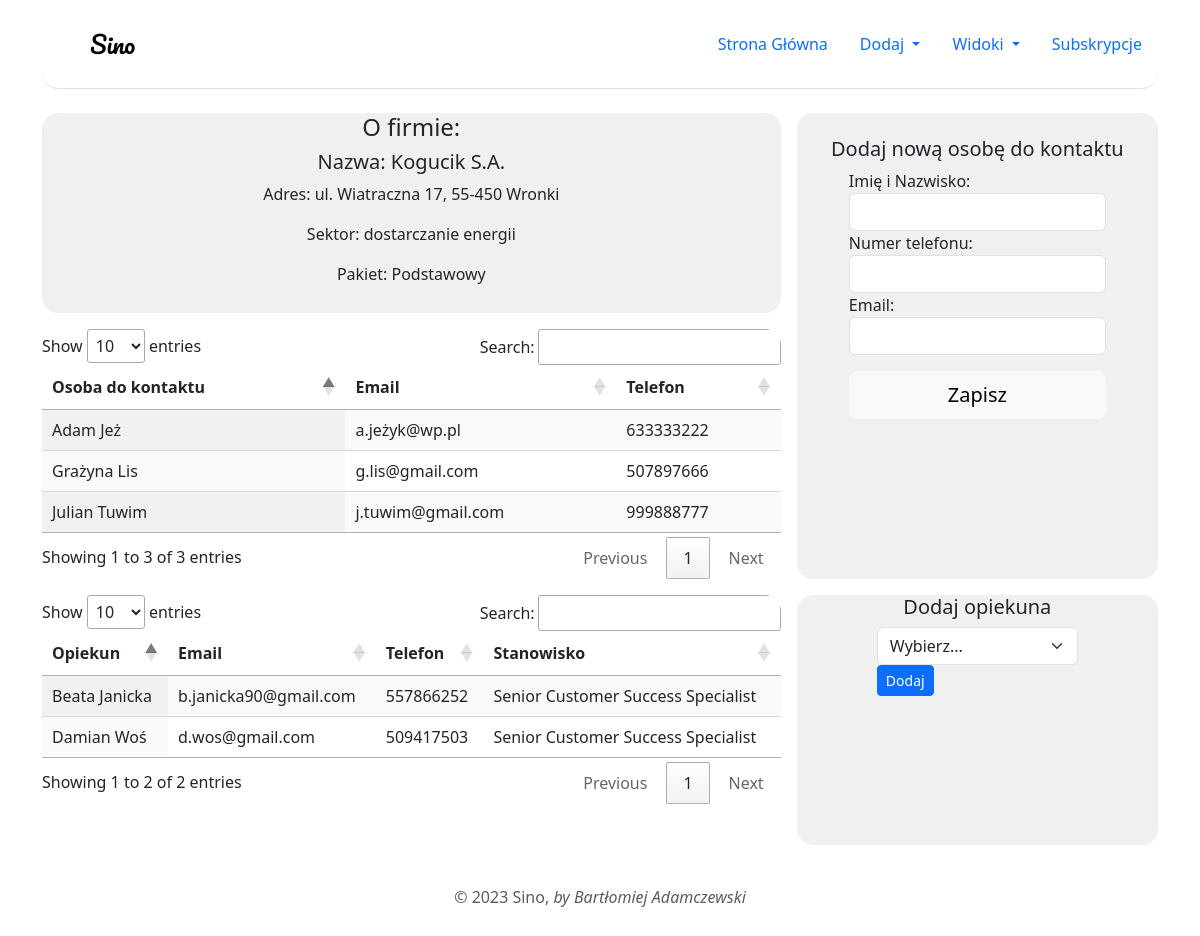
Page /company-site.php?id=1 on the committed database.
### tables this page shows
CREATE TABLE `companies` (
  `id` int(11) NOT NULL,
  `name` varchar(128) NOT NULL,
  `address` varchar(128) DEFAULT NULL,
  `sector` varchar(128) DEFAULT NULL,
  `plan` varchar(128) NOT NULL
);

CREATE TABLE `contact_persons` (
  `id` int(11) NOT NULL,
  `name` varchar(128) NOT NULL,
  `email` varchar(128) DEFAULT NULL,
  `phone` int(12) DEFAULT NULL,
  `company_id` int(11) NOT NULL
);

CREATE TABLE `employees` (
  `id` int(11) NOT NULL,
  `name` varchar(128) NOT NULL,
  `email` varchar(128) DEFAULT NULL,
  `phone` int(128) DEFAULT NULL,
  `position` varchar(128) NOT NULL
);

### classes/Company.php (called while the page is built, shortened)
<?php
class Company
{
    public static function getByID($conn, $id, $columns = '*')
    {
        $sql = "SELECT $columns
                FROM companies
                WHERE id = :id";
        $stmt = $conn->prepare($sql);
        $stmt->bindValue(':id', $id, PDO::PARAM_INT);
        $stmt->setFetchMode(PDO::FETCH_CLASS, 'Company');
        if ($stmt->execute()) {
            return $stmt->fetch();
        }
    }
}

### classes/ContactPerson.php (called while the page is built, shortened)
<?php
class ContactPerson {
    public static function getWithCompanyID($conn, $companyID)
    {
        $sql = "SELECT *
                FROM contact_persons
                WHERE company_id = $companyID";
        $results = $conn->query($sql);
        return $results->fetchAll(PDO::FETCH_ASSOC);
    }
}

### classes/Employee.php (called while the page is built, shortened)
<?php
class Employee
{
    public static function getAll($conn)
    {
        $sql = "SELECT *
                FROM employees
                GROUP BY employees.name";
        $results = $conn->query($sql);
        return $results->fetchAll(PDO::FETCH_ASSOC);
    }
    public static function getByCompanyID($conn, $companyID)
    {
        $sql = "SELECT employees.*
                FROM companies
                JOIN com_empl
                ON companies.id = com_empl.company_id
                JOIN employees
                ON com_empl.employee_id = employees.id
                WHERE companies.id = $companyID;";
        $results = $conn->query($sql);
        return $results->fetchAll(PDO::FETCH_ASSOC);
    }
}

### company-site.php (the view, shortened to what this page needs)
<?php
$conn = require 'includes/db.php';
require 'includes/header.php';
if (isset($_GET['id'])){
  $company = Company::getByID($conn, $_GET['id']);
} else {
  die("Identyfikator klienta nie został wprowadzony.");
}
$contactPersons = ContactPerson::getWithCompanyID($conn, $company -> id);
$employeesAll = Employee::getAll($conn);
$employees = Employee::getByCompanyID($conn, $company -> id);
?>
<div class="container company-site">
  <div class="item1">
    <?php if ($company): ?>
    <h4>O firmie:</h4>
    <h5>Nazwa: <?= htmlspecialchars($company -> name); ?></h5>
    <p>Adres: <?= htmlspecialchars($company -> address); ?></p>
    <p>Sektor: <?= htmlspecialchars($company -> sector); ?></p>
    <p>Pakiet: <?= htmlspecialchars($company -> plan); ?></p>
    <?php endif; ?>
  </div>
  <div class="item2">
    <h5>Dodaj opiekuna</h5>
    <form method="post">
      <select name="supervisor" class="form-select" id="supervisor" required="">
        <option value="">Wybierz...</option>
      </select>
      <button class="btn btn-sm btn-primary">Dodaj</button>
    </form>
  </div>
  <div class="item3 py-4">
    <h5>Dodaj nową osobę do kontaktu</h5>
    <form method="post">
      <div class="form-group">
        <label for="contact-name">Imię i Nazwisko: </label>
        <input class="form-control" name="name" type="text" id="contact-name" required>
      </div>
      <div class="form-group">
        <label for="contact-phone">Numer telefonu: </label>
        <input class="form-control" name="phone" type="tel" id="contact-phone">
      </div>
      <div class="form-group">
        <label for="contact-email">Email: </label>
        <input class="form-control" name="email" type="email" id="contact-email">
      </div>
      <button class="w-100 btn btn-light btn-lg mt-3 " type="submit">Zapisz</button>
    </form>
  </div>
  <div class="contact-table table-responsive">
    <div>
      <?php if (empty($contactPersons)): ?>
      Nie odnaleziono osób kontaktowych.
      <?php else :?>
      <table id="contact-persons" class="display">
      <thead>
          <th>Osoba do kontaktu</th>
          <th>Email</th>
          <th>Telefon</th>
        </thead>
        <tbody>
          <?php foreach ($contactPersons as $contactPerson): ?>
          <tr>
            <td>
              <?= htmlspecialchars($contactPerson['name']);?>
            </td>
            <td>
              <?= htmlspecialchars($contactPerson['email']);?>
            </td>
            <td>
              <?= htmlspecialchars($contactPerson['phone']);?>
            </td>
          </tr>
          <?php endforeach;?>
        </tbody>
      </table>
      <?php endif;?>
    </div>
  </div>
  <div class="supervisor-table table-responsive">
    <div>
      <?php if (empty($employees)): ?>
      Brak opiekunów.
      <?php else : ?>
      <table id="supervisors" class="display">
        <thead>
          <th>Opiekun</th>
          <th>Email</th>
          <th>Telefon</th>
          <th>Stanowisko</th>
        </thead>
        <tbody>
          <?php foreach ($employees as $employee): ?>
          <tr>
            <td>
              <?= htmlspecialchars($employee['name']);?>
            </td>
            <td>
              <?= htmlspecialchars($employee['email']);?>
            </td>
            <td>
              <?= htmlspecialchars($employee['phone']);?>
            </td>
            <td>
              <?= htmlspecialchars($employee['position']);?>
            </td>
          </tr>
          <?php endforeach;?>
        </tbody>
      </table>
      <?php endif;?>
    </div>
  </div>
</div>
<?php require 'includes/footer.php' ?>

### css/styles.css (style rules this page uses)
.company-site { display: grid; grid-template-columns: 1fr 1fr 1fr; grid-template-rows: 0.8fr 1fr 1fr; grid-template-areas: "item1 item1 item3" "contact-table contact-table item3" "supervisor-table supervisor-table item2"; grid-gap: 1rem; border-radius: 1rem; }
.item1 { grid-area: item1; display: flex; flex-direction: column; align-items: center; background-color: rgba(167, 167, 167, 0.169); }
.item2 { grid-area: item2; display: flex; flex-direction: column; align-items: center; background-color: rgba(167, 167, 167, 0.169); }
.item3 { grid-area: item3; display: flex; flex-direction: column; align-items: center; background-color: rgba(167, 167, 167, 0.169); }
.contact-table { grid-area: contact-table; display: flex; flex-direction: column; align-items: stretch; }
.supervisor-table { grid-area: supervisor-table; flex-direction: column; align-items: stretch; }
.container>* { border-radius: 1rem; }

### rows in the picture
companies: name "Kogucik S.A.", address "ul. Wiatraczna 17, 55-450 Wronki", sector "dostarczanie energii", plan "Podstawowy"
contact_persons: name "Adam Jeż", email "a.jeżyk@wp.pl", phone "633333222"
contact_persons: name "Grażyna Lis", email "g.lis@gmail.com", phone "507897666"
contact_persons: name "Julian Tuwim", email "j.tuwim@gmail.com", phone "999888777"
employees: name "Beata Janicka", email "b.janicka90@gmail.com", phone "557866252", position "Senior Customer Success Specialist"
employees: name "Damian Woś", email "d.wos@gmail.com", phone "509417503", position "Senior Customer Success Specialist"
